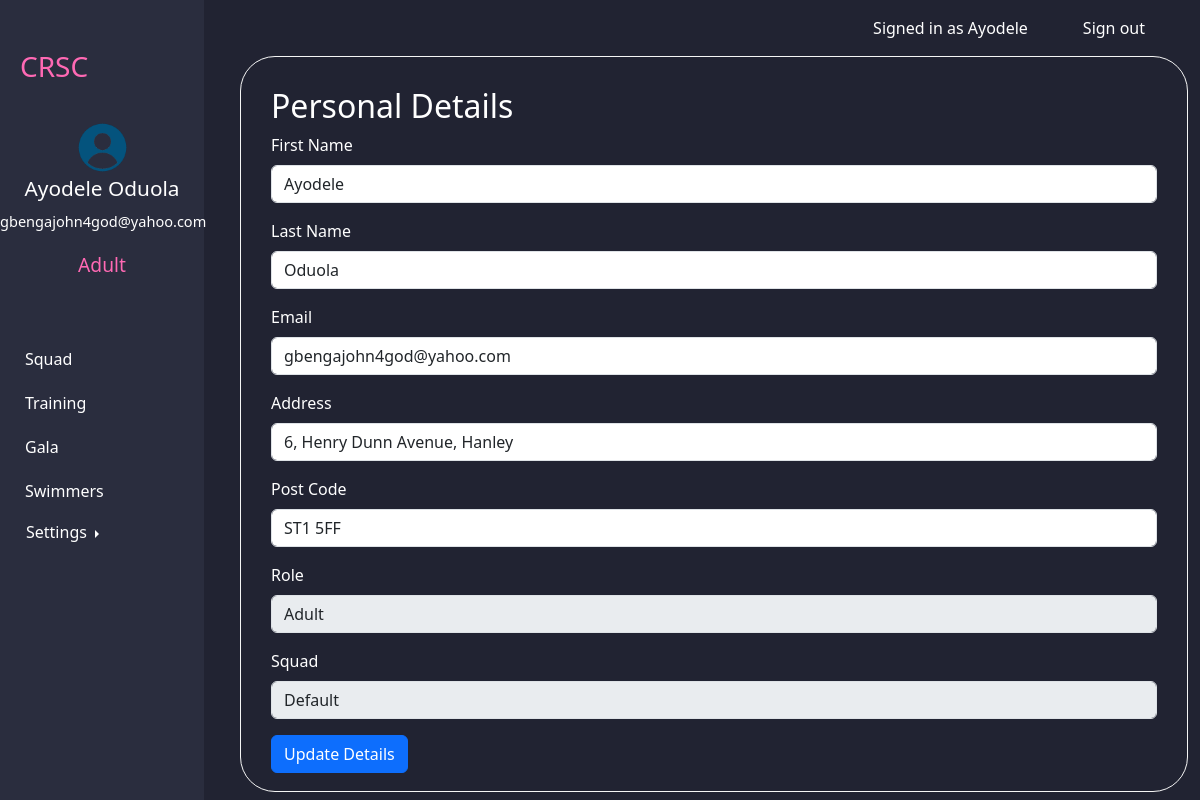
The page /profile.php (signed in) on the database its author committed.
### tables this page shows
CREATE TABLE `Users` (
  `id` int(10) UNSIGNED NOT NULL,
  `firstName` text NOT NULL,
  `lastName` text NOT NULL,
  `email` text NOT NULL,
  `password` text NOT NULL,
  `address` text NOT NULL,
  `postCode` varchar(7) NOT NULL,
  `d_o_b` date NOT NULL,
  `age` int(10) UNSIGNED NOT NULL,
  `gender` varchar(20) NOT NULL,
  `roleID` int(10) UNSIGNED NOT NULL,
  `squadID` int(11) UNSIGNED DEFAULT NULL
);

CREATE TABLE `Role` (
  `id` int(10) UNSIGNED NOT NULL,
  `Name` text NOT NULL
);

CREATE TABLE `Squad` (
  `id` int(10) UNSIGNED NOT NULL,
  `Name` text NOT NULL,
  `Desciption` text NOT NULL,
  `CoachID` int(10) UNSIGNED NOT NULL
);

### profile.php (the view, shortened to what this page needs)
<?php
include "connect.php";
if (isset($_SESSION["email"])) {
    $loginemail = $_SESSION['email'];
    $query = "SELECT Users.firstname, Users.lastname, Users.email, Users.address, Users.postcode, Role.Name as Role, Squad.Name Squad
                FROM Users
                JOIN Role ON Users.roleID = Role.id
                JOIN Squad ON Users.squadID = Squad.id
                WHERE Users.email = '$loginemail'";
    $loginquery = "SELECT Users.firstName, Users.lastName, Users.email, Role.Name as Role FROM `Users` inner join Role ON Users.roleID = Role.id WHERE Users.email= '$loginemail';";
    $row = mysqli_query($link, $query);
    $result = mysqli_fetch_array($row);
    $row3 = mysqli_query($link, $loginquery);
    $result3 = mysqli_fetch_array($row3);
    $role = $result3["Role"];
    $firstname = $result3["firstName"];
    $lastname = $result3["lastName"];
}
?>
<!DOCTYPE html>
<html lang="en">
<head>
    <link href="https://cdn.jsdelivr.net/npm/bootstrap@5.3.0-alpha2/dist/css/bootstrap.min.css" rel="stylesheet">
    <link rel="stylesheet" href="./main.css">
    <link rel="stylesheet" href="https://cdnjs.cloudflare.com/ajax/libs/font-awesome/6.1.1/css/all.min.css" />
</head>
<body>
    <nav class="nav-options">
        <a>Signed in as
            <?= $firstname ?>
        </a>
        <a href="signin.php">Sign out</a>
    </nav>
    <?php include "sidebar.php" ?>
    <section class="panel">
        <h2>Personal Details</h2>
        <form method="post" action="updatedetails.php">
    <div class="mb-3">
        <label for="firstname" class="form-label">First Name</label>
        <input class="form-control" id="firstname" placeholder="First Name" name="firstname" value="<?= $result['firstname'] ?>" required>
    </div>
    <div class="mb-3">
        <label for="lastname" class="form-label">Last Name</label>
        <input class="form-control" id="lastname" placeholder="Last Name" name="lastname" value="<?= $result['lastname'] ?>" required>
    </div>
    <div class="mb-3">
        <label for="email" class="form-label">Email</label>
        <input class="form-control" id="email" placeholder="Email" name="email" value="<?= $result['email'] ?>" required>
    </div>
    <div class="mb-3">
        <label for="address" class="form-label">Address</label>
        <input class="form-control" id="address" placeholder="Full Address" name="address" value="<?= $result['address'] ?>" required>
    </div>
    <div class="mb-3">
        <label for="postcode" class="form-label">Post Code</label>
        <input class="form-control" id="postcode" placeholder="Post Code" name="postcode" value="<?= $result['postcode'] ?>" required>
    </div>
    <div class="mb-3">
        <label for="role" class="form-label">Role</label>
        <input class="form-control" id="role" placeholder="<?= $result['Role'] ?>" name="role" disabled value="<?= $result['Role'] ?>" required>
    </div>
    <div class="mb-3">
        <label for="squad" class="form-label">Squad</label>
        <input class="form-control" id="squad" placeholder="<?= $result['Squad'] ?>" name="squad" disabled value="<?= $result['Squad'] ?>" required>
    </div>
    <div class="mb-3">
        <button type="submit" class="btn btn-primary" id="savebtn" data-bs-toggle="modal" data-bs-target="#updatedetailsModal">
            Update Details
        </button>
    </div>
</form>
</body>
</html>

### sidebar.php (shortened to what this page needs)
<?php $currentPath = $_SERVER['REQUEST_URI'];
 ?>
<aside class="sidebar">
  <div class="sidebarlogo"><a href="index.php">
      <h3 >CRSC</h3>
  </div></a>
  <div class="userimgdiv text-center">
    <a href="" class="text-center"><img src="images/user.png" alt="user" id="userimg"></a>
    <p class="text-center" style="font-size: 130%;">
      <?= $firstname . " " . $lastname  ?> <br>
      <span class="text-center" style="font-size: 70%;">
        <?= $loginemail ?>
      </span>
    </p>
    <p class="text-center" style="font-size: 120%; color: hotpink">
      <?= $role ?>
    </p>
  </div>
  <div class="sidebaroptions">
    <ul>
      <a href="squads.php" class="<?php if (strpos($currentPath, 'squads')) echo "active-link" ?>">
        <li>Squad</li>
      </a>
      <a href="training.php" class="<?php if (strpos($currentPath, 'training')) echo "active-link" ?>">
        <li>Training</li>
      </a>
      <a href="galaevents.php" class="<?php if (strpos($currentPath, 'gala')) echo "active-link" ?>">
        <li>Gala</li>
      </a>
      <a href="allswimmers.php" class="<?php if (strpos($currentPath, 'allswimmers')) echo "active-link" ?>">
        <li>Swimmers</li>
      </a>
      <div class="btn-group dropend">
        <a class="btn  dropdown-toggle" href="#" role="button" id="dropdownMenuLink" data-bs-toggle="dropdown" aria-expanded="false"
        class="<?php if(strpos($currentPath, 'profile') || strpos($currentPath, 'security')||strpos($currentPath, 'ward') ) echo "active-link" ?>">
          Settings
        </a>
      </div>
    </ul>
  </div>
</aside>

### main.css (style rules this page uses)
.sidebar { background-color: #2A2D3E; border-top: none; width: 17%; height: 100vh; display: flex; flex-direction: column; position: fixed; z-index: 5; top:0 }
#userimg { width: 25%; margin-top: 30px; }
body { padding: 0; margin: 0; background-color: #212332; color: white; }
.sidebarlogo { display: flex; justify-content: flex-start; padding-left: 20px; margin-top: 50px; }
.sidebar h3 { color: hotpink; }
.sidebaroptions ul { list-style-type: none; padding: 0px; width: 100%; margin: 0; }
.sidebaroptions li { padding: 10px 0 10px 25px; width: 100%; }
.sidebar a { text-decoration: none; color: white; }
.sidebaroptions { margin-top: 20%; width: 100%; }
.dropend { margin-left: 13px; }
.nav-options { background: transparent; height: 7vh; z-index: 1; display: flex; justify-content: flex-end; align-items: center; }
.nav-options a { margin-right: 55px; }
nav a { text-decoration: none; color:white; }
.panel { width: 79%; height: 92vh; border: 1px solid whitesmoke; border-radius: 35px; margin-left: 20%; padding: 30px; overflow:auto; }

### rows shown on the page
users: firstName "Ayodele", lastName "Oduola", roleID.Name "Adult", firstname "Ayodele", lastname "Oduola", email "gbengajohn4god@yahoo.com", address "6, Henry Dunn Avenue, Hanley", postcode "ST1 5FF", role "Adult", squad "Default"

### other values the page prints
$loginemail "gbengajohn4god@yahoo.com"
